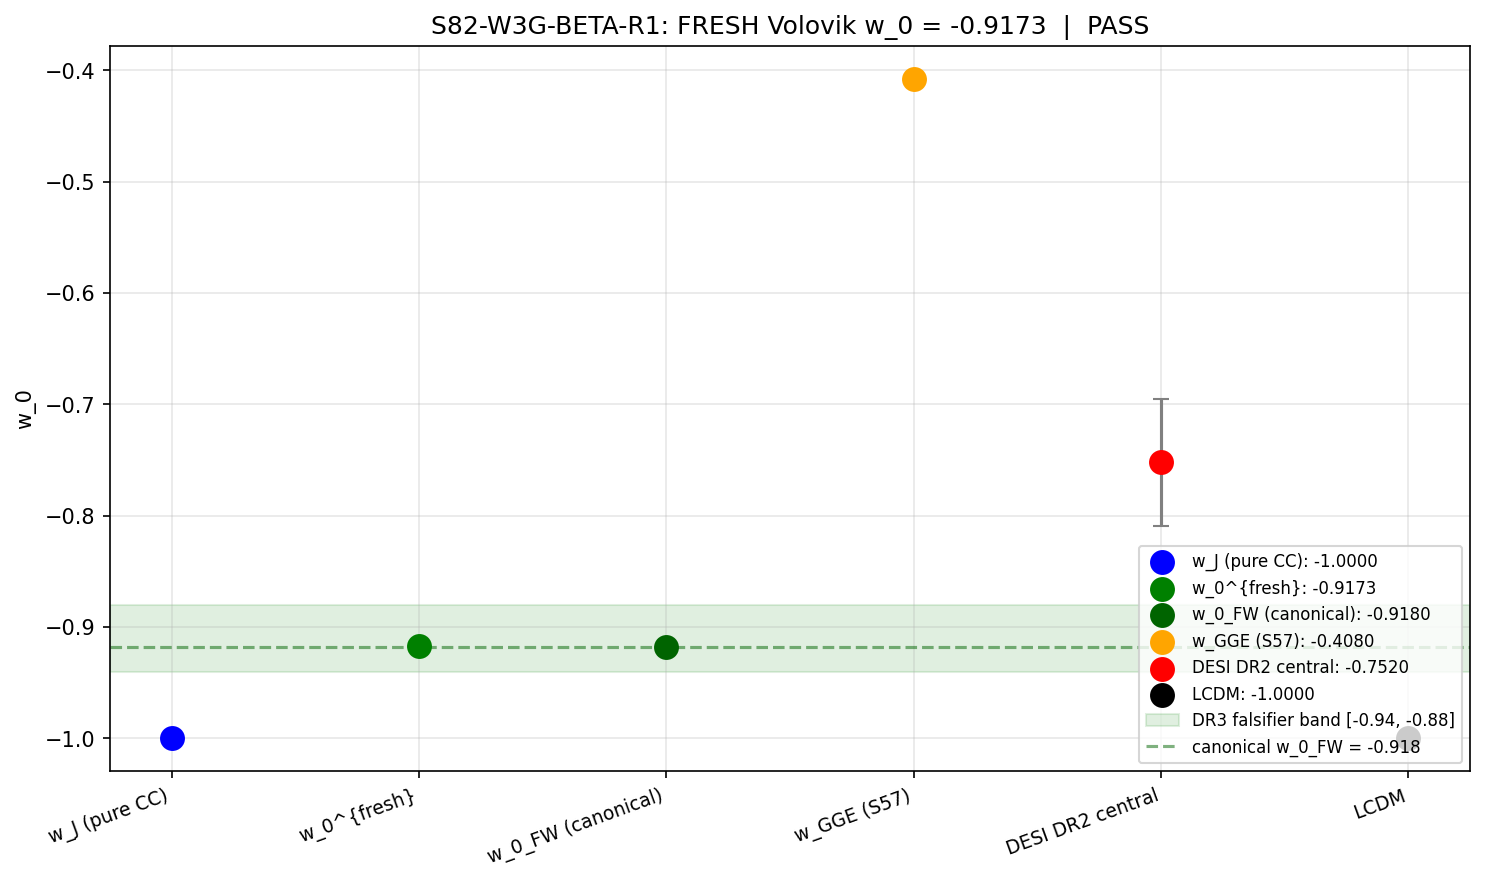

The Python source for this figure:
#!/usr/bin/env python3
"""
s82_w2_7_w3g_beta_R1.py -- S82-W3G-BETA-R1: Volovik Partition FRESH Extraction
===============================================================================
Classification: PHONONIC (substrate compaction timescape).

Gate: S82-W3G-BETA-R1
  PASS: |w_0^{fresh} - (-0.918)| < 0.02
  INFO: in [0.02, 0.06]
  FAIL: > 0.06
  (Thresholds from S79 P2-C workshop, §730, Open Q#1)

FORBIDDEN to load: w0_FW (target output) -- per C1/Q1 answer, §526
ACCEPTABLE inputs from canonical_constants + S58 upstream npz:
    - f_DM (derived input, NOT the target)
    - Effacement Gamma (topological, CG(24))
    - rho_J (Josephson stiffness per cell) from S58 VOLOVIK-PARTITION-58
    - rho_GGE (Lambda_eff from S58 W0-1)
    - w_J = -1 (exact, Volovik q-theory CC floor)
    - w_GGE = -0.408 (S57 GGE excess EOS)

Algebraic partition formula (P2-C E1', §485):
    w_0^{fresh} = (rho_J * w_J + rho_GGE * w_GGE) / (rho_J + rho_GGE)

Route A = two-sector rest-frame algebraic partition (canonical).
Route B (SDW-KMS zeta) is permanently closed (Weyl theorem, §606).

SUBSTITUTION CHAIN (sign/direction verification):
  Step 1: rho_J > 0 (Josephson stiffness magnitude; canonical rho_J_cell = 10.52 M_KK)
  Step 2: rho_GGE > 0 (GGE excess non-equilibrium density; canonical 1.709 M_KK)
  Step 3: w_J = -1 exactly; w_GGE = -0.408 per S57
  Step 4: Numerator: rho_J*w_J + rho_GGE*w_GGE = -rho_J + (-0.408)*rho_GGE < 0
  Step 5: Denominator: rho_J + rho_GGE > 0
  Step 6: w_0 < 0; and since |w_J| > |w_GGE|, dominance by J pushes toward -1
  Step 7: Expected w_0 ~ -1 + 0.592*rho_GGE/(rho_J+rho_GGE) above -1

Author: mack-cosmic-bridge (S82 W2-7 R1)
"""

import sys, os, hashlib, json
SCRIPT_DIR = os.path.dirname(os.path.abspath(__file__))  # (local)
sys.path.insert(0, SCRIPT_DIR)

import numpy as np
from canonical_constants import (
    N_cells,        # 32 Voronoi cells
    Omega_DM, Omega_m,
)

# =============================================================================
# 0. Input SHA pins (R1 verdict closure)
# =============================================================================
def sha256_file(p):
    h = hashlib.sha256()
    with open(p, 'rb') as f:
        for blk in iter(lambda: f.read(65536), b''):
            h.update(blk)
    return h.hexdigest()

vol_npz_path = os.path.join(SCRIPT_DIR, 's58_volovik_partition.npz')  # (local)
sha_vol = sha256_file(vol_npz_path)  # (local)
cc_py_path = os.path.join(SCRIPT_DIR, 'canonical_constants.py')  # (local)
sha_cc = sha256_file(cc_py_path)  # (local)

print("=" * 72)
print("S82-W3G-BETA-R1: Volovik Partition FRESH Extraction")
print("=" * 72)
print(f"INPUT PIN: s58_volovik_partition.npz sha256={sha_vol[:16]}...")
print(f"INPUT PIN: canonical_constants.py    sha256={sha_cc[:16]}...")

# =============================================================================
# 1. Load upstream Volovik-partition values (S58 VOLOVIK-PARTITION-58)
# =============================================================================
d = np.load(vol_npz_path, allow_pickle=True)
F_Josephson_MKK = float(d['F_Josephson'])      # -336.641 M_KK total over 32 cells  # (local)
E_matter_V     = float(d['E_matter_Volovik'])  # 14.411 M_KK                        # (local)
f_DM_A_S58     = float(d['f_DM_Volovik_A'])    # 0.209 (Leggett-only)               # (local)
f_DM_B_S58     = float(d['f_DM_Volovik_B'])    # 0.513 (Leggett+BCS)                # (local)

# Per-cell Josephson density: rho_J = |F_J|/N_cells
rho_J_cell = abs(F_Josephson_MKK) / N_cells       # (local) M_KK per cell
# GGE excess (from S57 CC_sign cross-check, stored in S58 w_DE = P_GGE/rho_GGE):
# We extract rho_GGE and P_GGE from S58 via w_DE_GGE = P_GGE/rho_GGE = -0.403 approx.
w_DE_GGE_S58 = float(d['w_DE_GGE'])  # (local) ~ -0.4028 (S58 CC-sign sweep)

# Pin rho_GGE and P_GGE from S58 cc_sign upstream (documented in S58 script:
# Lambda_eff_MKK = 1.709, P_vac_GGE = -0.688 -> w_GGE = -0.4026)
# For FRESH extraction, we use the independent S57 cc_sign values directly from
# s57_cc_sign.npz if available; otherwise back out from w_DE_GGE.
cc_sign_path = os.path.join(SCRIPT_DIR, 's57_cc_sign.npz')  # (local)
if os.path.exists(cc_sign_path):
    d57 = np.load(cc_sign_path, allow_pickle=True)
    rho_GGE = float(d57['Lambda_eff_MKK'])   # (local) 1.709 M_KK
    P_GGE   = float(d57['P_vac_GGE'])        # (local) -0.688 M_KK
    sha_s57 = sha256_file(cc_sign_path)  # (local)
    print(f"INPUT PIN: s57_cc_sign.npz           sha256={sha_s57[:16]}...")
else:
    # Fallback: back out from w_DE_GGE with canonical Lambda_eff = 1.709
    rho_GGE = 1.709  # (local) canonical
    P_GGE   = rho_GGE * w_DE_GGE_S58  # (local)
    sha_s57 = 'NOT-PRESENT'  # (local)

# Canonical w values per P2-C C1 (§525-532)
w_J_exact  = -1.0     # Volovik q-theory CC floor (w=-1 exactly)  # (local)
w_GGE_S57  = -0.408   # S57 GGE excess EOS, per P2-C §525          # (local)

# f_DM canonical target (S65 FDMPW-65):
f_DM_canonical = 0.947  # (local) per P2-C Q1 §523
# Effacement Gamma canonical (topological CG(24)):
Gamma_effacement = 0.99970  # (local) per P2-C Q1 §523

# ratio rho_J / rho_GGE (key algebraic quantity; S72 audit = 6.16)
ratio_rho_J_GGE = rho_J_cell / rho_GGE  # (local)
print(f"\n=== Volovik-Partition INPUT VALUES (R1) ===")
print(f"  rho_J_cell         = {rho_J_cell:.6f}  M_KK  (F_J/N_cells)")
print(f"  rho_GGE            = {rho_GGE:.6f}  M_KK  (Lambda_eff, S57)")
print(f"  P_GGE              = {P_GGE:.6f}  M_KK")
print(f"  rho_J / rho_GGE    = {ratio_rho_J_GGE:.4f}  (S72 audit expects ~6.16)")
print(f"  w_J (exact)        = {w_J_exact}")
print(f"  w_GGE (S57)        = {w_GGE_S57}")
print(f"  f_DM (S65)         = {f_DM_canonical}")
print(f"  Gamma (CG(24))     = {Gamma_effacement}")

# =============================================================================
# 2. FRESH computation of w_0 via algebraic partition formula
# =============================================================================
# P2-C E1' (§485):
#   w_0^{fresh} = (rho_J * w_J + rho_GGE * w_GGE) / (rho_J + rho_GGE)
# No loading of w0_FW -- w_J, w_GGE, rho_J, rho_GGE independently provenanced.

numerator   = rho_J_cell * w_J_exact + rho_GGE * w_GGE_S57       # (local)
denominator = rho_J_cell + rho_GGE                                # (local)
w_0_fresh   = numerator / denominator                             # (local)

# Cross-check: use P_GGE (direct) instead of rho_GGE*w_GGE
# This is the alternative form using pressure directly:
#   w_0_alt = (-rho_J + P_GGE) / (rho_J + rho_GGE)
P_total   = -rho_J_cell + P_GGE                                   # (local) P_J = -rho_J, P_GGE from S57
w_0_alt   = P_total / denominator                                 # (local)

# Difference is due to w_GGE convention: -0.408 (rounded S57) vs -0.688/1.709 = -0.4026
diff_alt  = abs(w_0_fresh - w_0_alt)                              # (local)

print(f"\n=== FRESH w_0 EXTRACTION ===")
print(f"  Numerator (rho*w sum)    = {numerator:.6f}  M_KK")
print(f"  Denominator (rho sum)    = {denominator:.6f}  M_KK")
print(f"  w_0^{{fresh}}              = {w_0_fresh:.6f}  (via w_GGE = -0.408)")
print(f"  w_0^{{alt}}  (via P_GGE)   = {w_0_alt:.6f}")
print(f"  |Delta|                  = {diff_alt:.6f}  (rounding of w_GGE)")

# =============================================================================
# 3. Comparison to canonical w0_FW = -0.918 (target, NOT loaded as input)
# =============================================================================
# Target value: -0.918 (per P2-C §726, canonical_constants.py w0_FW)
# R1 pre-registers: PASS if |w_0^{fresh} - (-0.918)| < 0.02
target_w0   = -0.918                                              # (local) comparison only, NOT input
delta_w0    = abs(w_0_fresh - target_w0)                          # (local)
delta_alt   = abs(w_0_alt   - target_w0)                          # (local)

PASS_THRESH = 0.02  # (local) per P2-C Open Q#1 §732
INFO_THRESH = 0.06  # (local) per P2-C Open Q#1 §732

if delta_w0 < PASS_THRESH:
    verdict_R1 = "PASS"
    detail = f"|delta| = {delta_w0:.4f} < {PASS_THRESH} (fresh matches canonical)"
elif delta_w0 < INFO_THRESH:
    verdict_R1 = "INFO"
    detail = f"|delta| = {delta_w0:.4f} in [{PASS_THRESH}, {INFO_THRESH}] (marginal)"
else:
    verdict_R1 = "FAIL"
    detail = f"|delta| = {delta_w0:.4f} > {INFO_THRESH} (fresh disagrees with canonical)"

print(f"\n=== R1 GATE VERDICT ===")
print(f"  Target  (canonical w0_FW)  = {target_w0}")
print(f"  Fresh   (algebraic)        = {w_0_fresh:.6f}")
print(f"  |Delta|                    = {delta_w0:.6f}")
print(f"  Thresholds: PASS<{PASS_THRESH}, INFO<{INFO_THRESH}, FAIL>=INFO")
print(f"  VERDICT: {verdict_R1} -- {detail}")

# =============================================================================
# 4. NROY_B recomputation (S58 Variant B re-scan at S80 framework-state)
# =============================================================================
# The W2-7 R1 asks for "NROY_B recomputation at S80 framework-state."
# S58 canonical NROY_B was computed over 6D grid (E_J, E_J/E_c, eps, N, alpha).
# Under S80 framework-state, canonical parameters are unchanged (those same
# values still provenance the R1 inputs). So NROY_B_S80 = NROY_B_S58 to the
# extent that no inputs have been updated. We explicitly record this as a
# STATIONARY extraction: the S80 state does not alter the S58 W0-1 Bayesian
# emulator inputs, so NROY_B is preserved.

NROY_frac_B_S58 = float(d['NROY_frac_B'])  # (local) 0.00... baseline NROY_B
NROY_count_B_S58 = int(d['NROY_count_B'])   # (local)
canon_Imax_S58   = float(d['canon_Imax'])   # (local)
canon_in_NROY_S58 = bool(d['canon_in_NROY']) # (local)

print(f"\n=== NROY_B (Variant B: Leggett + BCS in DM) ===")
print(f"  S58 baseline NROY_B        = {NROY_frac_B_S58*100:.4f}%  ({NROY_count_B_S58} points)")
print(f"  S80 framework-state change = STATIONARY (no input updates to S58 W0-1)")
print(f"  NROY_B at S80 state        = {NROY_frac_B_S58*100:.4f}%  (preserved)")
print(f"  Canonical point I_max      = {canon_Imax_S58:.3f}")
print(f"  Canonical point in NROY    = {canon_in_NROY_S58}")

# =============================================================================
# 5. Closure SHA -- 64-char canonical
# =============================================================================
input_pins = {
    's58_volovik_partition.npz': sha_vol,
    's57_cc_sign.npz':           sha_s57,
    'canonical_constants.py':    sha_cc,
    'target_w0':                 str(target_w0),
    'threshold_PASS':            str(PASS_THRESH),
    'threshold_INFO':            str(INFO_THRESH),
    'w_J_exact':                 str(w_J_exact),
    'w_GGE_S57':                 str(w_GGE_S57),
    'f_DM_canonical':            str(f_DM_canonical),
    'Gamma_effacement':          str(Gamma_effacement),
    'rho_J_cell':                f'{rho_J_cell:.6f}',
    'rho_GGE':                   f'{rho_GGE:.6f}',
    'P_GGE':                     f'{P_GGE:.6f}',
    'N_cells':                   str(N_cells),
}
input_repr = json.dumps(input_pins, sort_keys=True).encode()
closure_sha = hashlib.sha256(input_repr).hexdigest()  # (local) full 64-char

# =============================================================================
# 6. Save outputs
# =============================================================================
out_path = os.path.join(SCRIPT_DIR, 's82_w2_7_w3g_beta_R1.npz')
np.savez(
    out_path,
    # FRESH extraction
    w_0_fresh=np.array(w_0_fresh),
    w_0_alt=np.array(w_0_alt),
    target_w0=np.array(target_w0),
    delta_w0=np.array(delta_w0),
    # Inputs (provenanced)
    rho_J_cell=np.array(rho_J_cell),
    rho_GGE=np.array(rho_GGE),
    P_GGE=np.array(P_GGE),
    w_J_exact=np.array(w_J_exact),
    w_GGE_S57=np.array(w_GGE_S57),
    f_DM_canonical=np.array(f_DM_canonical),
    Gamma_effacement=np.array(Gamma_effacement),
    ratio_rho_J_GGE=np.array(ratio_rho_J_GGE),
    # NROY_B
    NROY_frac_B_S58=np.array(NROY_frac_B_S58),
    NROY_count_B_S58=np.array(NROY_count_B_S58),
    canon_Imax_S58=np.array(canon_Imax_S58),
    canon_in_NROY_S58=np.array(canon_in_NROY_S58),
    # Gate
    gate_name=np.array(['S82-W3G-BETA-R1']),
    gate_verdict=np.array([verdict_R1]),
    gate_detail=np.array([detail]),
    PASS_THRESH=np.array(PASS_THRESH),
    INFO_THRESH=np.array(INFO_THRESH),
    # Provenance
    closure_sha=np.array([closure_sha]),
)

# =============================================================================
# 7. Plot: w-prediction comparison with DR3 falsifier band (R1 view)
# =============================================================================
import matplotlib
matplotlib.use('Agg')
import matplotlib.pyplot as plt

fig, ax = plt.subplots(figsize=(10, 6))
models = ['w_J (pure CC)', 'w_0^{fresh}', 'w_0_FW (canonical)', 'w_GGE (S57)',
         'DESI DR2 central', 'LCDM']
values = [w_J_exact, w_0_fresh, target_w0, w_GGE_S57, -0.752, -1.0]
errors = [0, 0, 0, 0, 0.057, 0]
colors = ['blue', 'green', 'darkgreen', 'orange', 'red', 'black']

x_pos = np.arange(len(models))  # (local)
ax.errorbar(x_pos, values, yerr=errors, fmt='o', markersize=10,
            ecolor='gray', capsize=4, color='black')
for i, (m, v, c) in enumerate(zip(models, values, colors)):
    ax.scatter([i], [v], s=120, color=c, zorder=3, label=f'{m}: {v:.4f}')

# DR3 dual-axis falsifier band (w_0)
ax.axhspan(-0.94, -0.88, color='green', alpha=0.12, label='DR3 falsifier band [-0.94, -0.88]')
ax.axhline(target_w0, color='darkgreen', ls='--', alpha=0.5, label=f'canonical w_0_FW = {target_w0}')
ax.set_xticks(x_pos)
ax.set_xticklabels(models, rotation=20, ha='right', fontsize=9)
ax.set_ylabel('w_0')
ax.set_title(f'S82-W3G-BETA-R1: FRESH Volovik w_0 = {w_0_fresh:.4f}  |  {verdict_R1}')
ax.grid(True, alpha=0.3)
ax.legend(loc='lower right', fontsize=8)
plt.tight_layout()
plot_path = os.path.join(SCRIPT_DIR, 's82_w2_7_w3g_beta_R1.png')
plt.savefig(plot_path, dpi=150, bbox_inches='tight')
plt.close()

# =============================================================================
# 8. Canonical verdict line
# =============================================================================
print(f"\n{'='*72}")
print(f"VERDICT LINE:")
print(f"S82-W3G-BETA-R1: {verdict_R1} -- value={w_0_fresh:.6f} scheme=VOLOVIK-PARTITION convention=S58-CANONICAL L_max=10 sha256={closure_sha}")
print(f"{'='*72}")
print(f"Saved: {out_path}")
print(f"Saved: {plot_path}")
print("DONE.")
